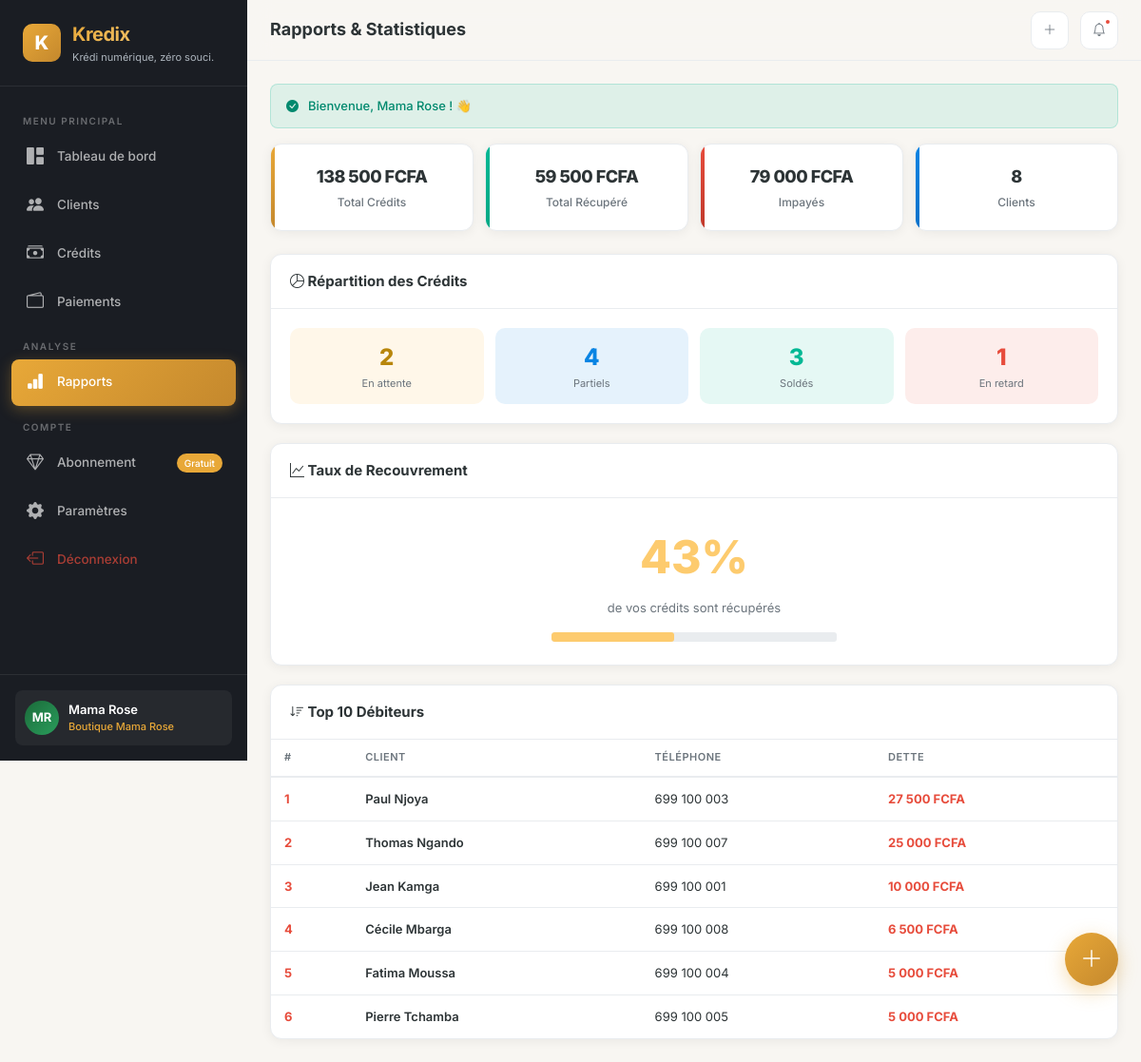
The app's page /reports (signed in) with its own data.
### tables this page shows
CREATE TABLE `users` (
    `id` INT AUTO_INCREMENT PRIMARY KEY,
    `full_name` VARCHAR(100) NOT NULL,
    `email` VARCHAR(150) UNIQUE DEFAULT NULL,
    `phone` VARCHAR(20) NOT NULL UNIQUE,
    `password_hash` VARCHAR(255) NOT NULL,
    `avatar` VARCHAR(255) DEFAULT NULL,
    `is_active` TINYINT(1) DEFAULT 1,
    `email_verified_at` TIMESTAMP NULL DEFAULT NULL,
    `remember_token` VARCHAR(100) DEFAULT NULL,
    `last_login_at` TIMESTAMP NULL DEFAULT NULL,
    `created_at` TIMESTAMP DEFAULT CURRENT_TIMESTAMP,
    `updated_at` TIMESTAMP DEFAULT CURRENT_TIMESTAMP ON UPDATE CURRENT_TIMESTAMP,
    INDEX `idx_phone` (`phone`),
    INDEX `idx_email` (`email`)
);

CREATE TABLE `shops` (
    `id` INT AUTO_INCREMENT PRIMARY KEY,
    `user_id` INT NOT NULL,
    `name` VARCHAR(100) NOT NULL,
    `type` VARCHAR(50) DEFAULT 'boutique',
    `phone` VARCHAR(20) DEFAULT NULL,
    `address` TEXT DEFAULT NULL,
    `city` VARCHAR(50) DEFAULT 'Douala',
    `currency` VARCHAR(10) DEFAULT 'XAF',
    `logo` VARCHAR(255) DEFAULT NULL,
    `is_active` TINYINT(1) DEFAULT 1,
    `created_at` TIMESTAMP DEFAULT CURRENT_TIMESTAMP,
    `updated_at` TIMESTAMP DEFAULT CURRENT_TIMESTAMP ON UPDATE CURRENT_TIMESTAMP,
    FOREIGN KEY (`user_id`) REFERENCES `users`(`id`) ON DELETE CASCADE,
    INDEX `idx_user` (`user_id`)
);

CREATE TABLE `customers` (
    `id` INT AUTO_INCREMENT PRIMARY KEY,
    `shop_id` INT NOT NULL,
    `full_name` VARCHAR(100) NOT NULL,
    `phone` VARCHAR(20) DEFAULT NULL,
    `address` TEXT DEFAULT NULL,
    `notes` TEXT DEFAULT NULL,
    `trust_score` TINYINT DEFAULT 5,
    `total_credits` DECIMAL(12,2) DEFAULT 0.00,
    `total_paid` DECIMAL(12,2) DEFAULT 0.00,
    `is_active` TINYINT(1) DEFAULT 1,
    `created_at` TIMESTAMP DEFAULT CURRENT_TIMESTAMP,
    `updated_at` TIMESTAMP DEFAULT CURRENT_TIMESTAMP ON UPDATE CURRENT_TIMESTAMP,
    FOREIGN KEY (`shop_id`) REFERENCES `shops`(`id`) ON DELETE CASCADE,
    INDEX `idx_shop` (`shop_id`),
    INDEX `idx_name` (`full_name`),
    INDEX `idx_phone` (`phone`)
);

### views/reports/index.php (the view, shortened to what the rows shown need)
<div style="display:grid;grid-template-columns:repeat(auto-fit,minmax(140px,1fr));gap:12px;margin-bottom:24px;">
    <div class="stat-card primary" style="text-align:center;">
        <div class="stat-value" style="font-size:18px;"><?= formatMoney($stats->total_credits ?? 0) ?></div>
        <div class="stat-label">Total Crédits</div>
    </div>
    <div class="stat-card success" style="text-align:center;">
        <div class="stat-value" style="font-size:18px;"><?= formatMoney($stats->total_paid ?? 0) ?></div>
        <div class="stat-label">Total Récupéré</div>
    </div>
    <div class="stat-card danger" style="text-align:center;">
        <div class="stat-value" style="font-size:18px;"><?= formatMoney($stats->total_balance ?? 0) ?></div>
        <div class="stat-label">Impayés</div>
    </div>
    <div class="stat-card info" style="text-align:center;">
        <div class="stat-value" style="font-size:18px;"><?= $customerCount ?? 0 ?></div>
        <div class="stat-label">Clients</div>
    </div>
</div>
<div class="card-k" style="margin-bottom:20px;">
    <div class="card-header-k"><h3><i class="bi bi-pie-chart"></i> Répartition des Crédits</h3></div>
    <div class="card-body-k">
        <div style="display:grid;grid-template-columns:repeat(auto-fit,minmax(120px,1fr));gap:12px;">
            <div style="text-align:center;padding:12px;border-radius:10px;background:rgba(253,203,110,0.15);">
                <div style="font-size:24px;font-weight:800;color:#b8860b;"><?= $stats->pending_count ?? 0 ?></div>
                <div style="font-size:11px;color:var(--text-muted);">En attente</div>
            </div>
            <div style="text-align:center;padding:12px;border-radius:10px;background:rgba(9,132,227,0.1);">
                <div style="font-size:24px;font-weight:800;color:var(--info);"><?= $stats->partial_count ?? 0 ?></div>
                <div style="font-size:11px;color:var(--text-muted);">Partiels</div>
            </div>
            <div style="text-align:center;padding:12px;border-radius:10px;background:rgba(0,184,148,0.1);">
                <div style="font-size:24px;font-weight:800;color:var(--success);"><?= $stats->paid_count ?? 0 ?></div>
                <div style="font-size:11px;color:var(--text-muted);">Soldés</div>
            </div>
            <div style="text-align:center;padding:12px;border-radius:10px;background:rgba(231,76,60,0.1);">
                <div style="font-size:24px;font-weight:800;color:var(--danger);"><?= $stats->overdue_count ?? 0 ?></div>
                <div style="font-size:11px;color:var(--text-muted);">En retard</div>
            </div>
        </div>
    </div>
</div>
<?php
$rate = ($stats->total_credits ?? 0) > 0 ? round((($stats->total_paid ?? 0) / $stats->total_credits) * 100) : 0;
$rateColor = $rate >= 70 ? 'var(--success)' : ($rate >= 40 ? 'var(--warning)' : 'var(--danger)');
?>
<div class="card-k" style="margin-bottom:20px;">
    <div class="card-header-k"><h3><i class="bi bi-graph-up"></i> Taux de Recouvrement</h3></div>
    <div class="card-body-k" style="text-align:center;padding:24px;">
        <div style="font-size:48px;font-weight:800;color:<?= $rateColor ?>;"><?= $rate ?>%</div>
        <div style="font-size:13px;color:var(--text-muted);margin-top:4px;">de vos crédits sont récupérés</div>
        <div class="progress-k" style="height:10px;margin-top:16px;max-width:300px;margin-left:auto;margin-right:auto;">
            <div class="progress-bar-k" style="width:<?= $rate ?>%;background:<?= $rateColor ?>;"></div>
        </div>
    </div>
</div>
<div class="card-k">
    <div class="card-header-k"><h3><i class="bi bi-sort-down"></i> Top 10 Débiteurs</h3></div>
    <?php if (empty($topDebtors)): ?>
        <div class="card-body-k"><div class="empty-state" style="padding:24px;"><p>Aucun débiteur 🎉</p></div></div>
    <?php else: ?>
        <div style="overflow-x:auto;">
            <table class="table-k">
                <thead><tr><th>#</th><th>Client</th><th>Téléphone</th><th>Dette</th></tr></thead>
                <tbody>
                    <?php foreach ($topDebtors as $i => $d): ?>
                    <tr>
                        <td style="font-weight:700;color:var(--danger);"><?= $i + 1 ?></td>
                        <td style="font-weight:600;"><?= e($d->full_name) ?></td>
                        <td><?= formatPhone($d->phone ?? '') ?></td>
                        <td style="font-weight:700;color:var(--danger);"><?= formatMoney($d->total_debt) ?></td>
                    </tr>
                    <?php endforeach; ?>
                </tbody>
            </table>
        </div>
    <?php endif; ?>
</div>

### core/Router.php (shortened to what the rows shown need)
<?php
class Router
{
    private array $routes = [];
    public function get(string $path, string $controller, string $method): void
    {
        $this->routes[] = [
            'method'     => 'GET',
            'path'       => $path,
            'controller' => $controller,
            'action'     => $method
        ];
    }
    public function post(string $path, string $controller, string $method): void
    {
        $this->routes[] = [
            'method'     => 'POST',
            'path'       => $path,
            'controller' => $controller,
            'action'     => $method
        ];
    }
    public function dispatch(): void
    {
        $url = $this->getUrl();
        $requestMethod = $_SERVER['REQUEST_METHOD'];
        foreach ($this->routes as $route) {
            if ($route['method'] !== $requestMethod) {
                continue;
            }
            $pattern = $this->convertToRegex($route['path']);
            if (preg_match($pattern, $url, $matches)) {
                $params = array_filter($matches, 'is_string', ARRAY_FILTER_USE_KEY);
                $params = array_values($params);
                $action = $route['action'];
                $controller = new $controllerName();
                call_user_func_array([$controller, $action], $params);
                return;
            }
        }
    }
    private function getUrl(): string
    {
        $url = $_GET['url'] ?? '';
        return rtrim($url, '/');
    }
    private function convertToRegex(string $path): string
    {
        $pattern = preg_replace('/\{([a-zA-Z_]+)\}/', '(?P<$1>[^/]+)', $path);
        return '#^' . $pattern . '$#';
    }
}

### views/layouts/app.php (shortened to what the rows shown need)
<?php
$user = Session::getUser();
$currentShop = null;
if ($user) {
    $currentShop = Database::getInstance()->fetch("SELECT * FROM shops WHERE user_id = ? AND is_active = 1 LIMIT 1", [$user->id]);
}
$plan = 'free';
if ($user) {
    $subModel = new Subscription();
    $plan = $subModel->getCurrentPlan($user->id);
}
$notifModel = new Notification();
$notifCount = $currentShop ? $notifModel->countUnread($currentShop->id) : 0;
?>
<!DOCTYPE html>
<html lang="fr">
<head>
    <link rel="stylesheet" href="https://cdn.jsdelivr.net/npm/bootstrap-icons@1.11.3/font/bootstrap-icons.min.css">
    <link rel="stylesheet" href="<?= asset('css/app.css') ?>">
</head>
<body>
<aside class="sidebar" id="sidebar">
    <div class="sidebar-brand">
        <div class="logo-icon">K</div>
        <div>
            <h2>Kredix</h2>
            <small><?= APP_TAGLINE ?></small>
        </div>
    </div>
    <nav class="sidebar-nav">
        <div class="nav-label">Menu Principal</div>
        <a href="<?= url('dashboard') ?>" class="nav-link <?= activeClass('dashboard') ?>">
            <i class="bi bi-grid-1x2-fill"></i> Tableau de bord
        </a>
        <a href="<?= url('customers') ?>" class="nav-link <?= activeClass('customers') ?>">
            <i class="bi bi-people-fill"></i> Clients
        </a>
        <a href="<?= url('credits') ?>" class="nav-link <?= activeClass('credits') ?>">
            <i class="bi bi-cash-stack"></i> Crédits
        </a>
        <a href="<?= url('payments') ?>" class="nav-link <?= activeClass('payments') ?>">
            <i class="bi bi-wallet2"></i> Paiements
        </a>
        <div class="nav-label">Analyse</div>
        <a href="<?= url('reports') ?>" class="nav-link <?= activeClass('reports') ?>">
            <i class="bi bi-bar-chart-fill"></i> Rapports
        </a>
        <div class="nav-label">Compte</div>
        <a href="<?= url('subscription') ?>" class="nav-link <?= activeClass('subscription') ?>">
            <i class="bi bi-gem"></i> Abonnement
            <?php if ($plan === 'free'): ?>
                <span style="margin-left:auto;font-size:10px;background:var(--primary);padding:2px 8px;border-radius:10px;color:#fff;">Gratuit</span>
            <?php endif; ?>
        </a>
        <a href="<?= url('settings') ?>" class="nav-link <?= activeClass('settings') ?>">
            <i class="bi bi-gear-fill"></i> Paramètres
        </a>
        <a href="<?= url('logout') ?>" class="nav-link" style="color:rgba(231,76,60,0.7);">
            <i class="bi bi-box-arrow-left"></i> Déconnexion
        </a>
    </nav>
    <div class="sidebar-footer">
        <div class="sidebar-user">
            <div class="avatar"><?= $user ? initials($user->full_name) : '?' ?></div>
            <div class="user-info">
                <div class="name"><?= $user ? e($user->full_name) : '' ?></div>
                <div class="plan"><?= $currentShop ? e($currentShop->name) : '' ?></div>
            </div>
        </div>
    </div>
</aside>
<main class="main-content">
    <header class="topbar">
        <div style="display:flex;align-items:center;gap:12px;">
            <div class="page-title"><?= e($title ?? 'Dashboard') ?></div>
        </div>
        <div class="topbar-actions">
            <a href="<?= url('credits/create') ?>" class="btn-icon hide-mobile" title="Nouveau crédit">
                <i class="bi bi-plus-lg"></i>
            </a>
            <div class="btn-icon" style="cursor:default;">
                <i class="bi bi-bell"></i>
                <?php if ($notifCount > 0): ?>
                    <span class="badge-dot"></span>
                <?php endif; ?>
            </div>
        </div>
    </header>
    <div class="page-content animate-fade">
        <?php include BASE_PATH . '/views/partials/alerts.php'; ?>
        <?= $content ?>
    </div>
</main>
<a href="<?= url('credits/create') ?>" class="fab" title="Nouveau crédit">
    <i class="bi bi-plus-lg"></i>
</a>
</body>
</html>

### records on screen
users: full_name "MR", full_name "Mama Rose"
shops: name "Boutique Mama Rose"
customers: full_name "Paul Njoya", phone "699 100 003", total_debt "27 500 FCFA"
customers: full_name "Thomas Ngando", phone "699 100 007", total_debt "25 000 FCFA"
customers: full_name "Jean Kamga", phone "699 100 001", total_debt "10 000 FCFA"
customers: full_name "Cécile Mbarga", phone "699 100 008", total_debt "6 500 FCFA"
customers: full_name "Fatima Moussa", phone "699 100 004", total_debt "5 000 FCFA"
customers: full_name "Pierre Tchamba", phone "699 100 005", total_debt "5 000 FCFA"

### other values on screen
$message "Bienvenue, Mama Rose ! 👋"
formatMoney($stats->total_credits ?? 0) "138 500 FCFA"
formatMoney($stats->total_paid ?? 0) "59 500 FCFA"
formatMoney($stats->total_balance ?? 0) "79 000 FCFA"
$customerCount "8"
$stats->pending_count "2"
$stats->partial_count "4"
$stats->paid_count "3"
$stats->overdue_count "1"
$rate "43"
